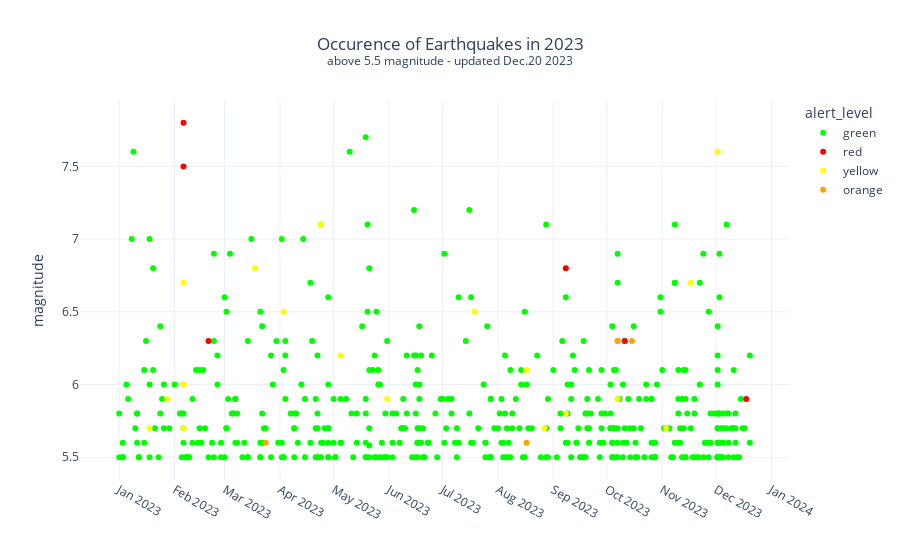

The code cell stored with this chart in its notebook:
### Code cell
# Analysis of 5.5+ earthquake frequency

colors = {"green":"lime", "yellow":"yellow","orange":"orange","red":"red"}
graph = px.scatter(data,
                   x = 'date',
                   y = 'magnitude',
                   title = 'Occurence of Earthquakes in 2023<br><sup>above 5.5 magnitude - updated Dec.20 2023</sup>',
                   color = 'alert_level',
                   color_discrete_map = colors
                   )
graph.update_layout(title_x = 0.5)
graph.update_xaxes(title = '')
graph.update_xaxes(title='', dtick='M1')
graph.show()

### Figure 1 — Plotly figure (JSON) as saved in the notebook; plotly's stock layout.template omitted (floating-point values rounded to 4 significant figures; data arrays with more than 128 entries replaced by an {"elided": "..."} marker saying what was removed)
{"data": [{"hovertemplate": "alert_level=green<br>date=%{x}<br>magnitude=%{y}<extra></extra>", "legendgroup": "green", "marker": {"color": "lime", "symbol": "circle"}, "mode": "markers", "name": "green", "orientation": "v", "showlegend": true, "type": "scatter", "x": {"elided": "470 str values"}, "xaxis": "x", "y": {"elided": "470 float values"}, "yaxis": "y"}, {"hovertemplate": "alert_level=red<br>date=%{x}<br>magnitude=%{y}<extra></extra>", "legendgroup": "red", "marker": {"color": "red", "symbol": "circle"}, "mode": "markers", "name": "red", "orientation": "v", "showlegend": true, "type": "scatter", "x": ["2023-12-18", "2023-10-11", "2023-09-08", "2023-02-20", "2023-02-06", "2023-02-06"], "xaxis": "x", "y": [5.9, 6.3, 6.8, 6.3, 7.5, 7.8], "yaxis": "y"}, {"hovertemplate": "alert_level=yellow<br>date=%{x}<br>magnitude=%{y}<extra></extra>", "legendgroup": "yellow", "marker": {"color": "yellow", "symbol": "circle"}, "mode": "markers", "name": "yellow", "orientation": "v", "showlegend": true, "type": "scatter", "x": ["2023-12-02", "2023-11-17", "2023-11-03", "2023-10-07", "2023-09-08", "2023-08-27", "2023-08-17", "2023-07-19", "2023-05-31", "2023-05-05", "2023-04-24", "2023-04-03", "2023-03-18", "2023-02-06", "2023-02-06", "2023-02-06", "2023-02-06", "2023-01-28", "2023-01-18"], "xaxis": "x", "y": [7.6, 6.7, 5.7, 5.9, 5.8, 5.7, 6.1, 6.5, 5.9, 6.2, 7.1, 6.5, 6.8, 6, 6, 6.7, 5.7, 5.9, 5.7], "yaxis": "y"}, {"hovertemplate": "alert_level=orange<br>date=%{x}<br>magnitude=%{y}<extra></extra>", "legendgroup": "orange", "marker": {"color": "orange", "symbol": "circle"}, "mode": "markers", "name": "orange", "orientation": "v", "showlegend": true, "type": "scatter", "x": ["2023-10-15", "2023-10-07", "2023-10-07", "2023-08-17", "2023-03-24"], "xaxis": "x", "y": [6.3, 6.3, 6.3, 5.6, 5.6], "yaxis": "y"}], "layout": {"autosize": true, "legend": {"title": {"text": "alert_level"}, "tracegroupgap": 0}, "title": {"text": "Occurence of Earthquakes in 2023<br><sup>above 5.5 magnitude - updated Dec.20 2023</sup>", "x": 0.5}, "xaxis": {"anchor": "y", "autorange": true, "domain": [0, 1], "dtick": "M1", "range": ["2022-12-10 12:44:44.6533", "2024-01-10 11:15:15.3467"], "title": {"text": ""}, "type": "date"}, "yaxis": {"anchor": "x", "autorange": true, "domain": [0, 1], "range": [5.31, 7.99], "title": {"text": "magnitude"}, "type": "linear"}}}
